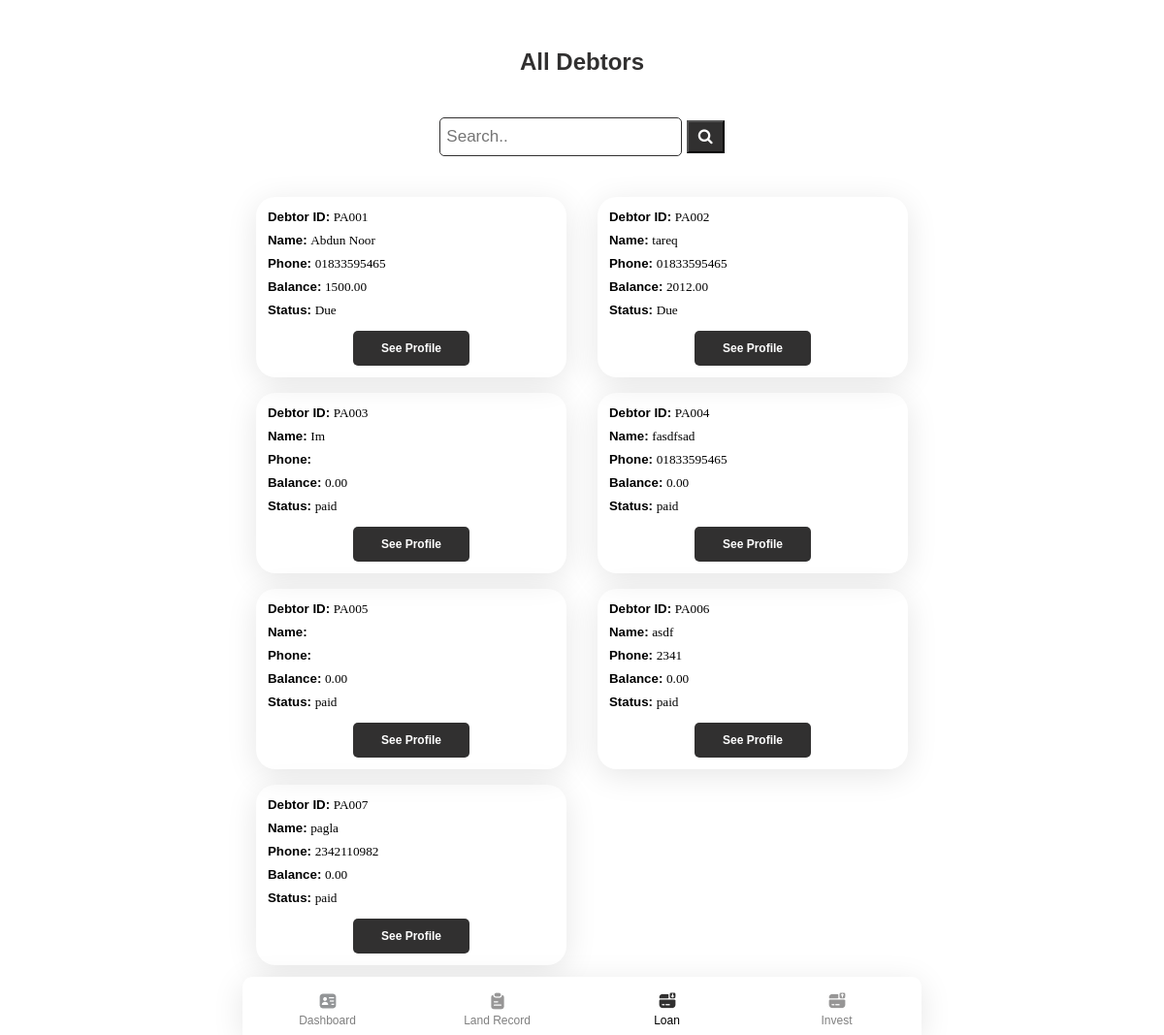
The page /debtor/ (signed in) on the database as committed earlier.
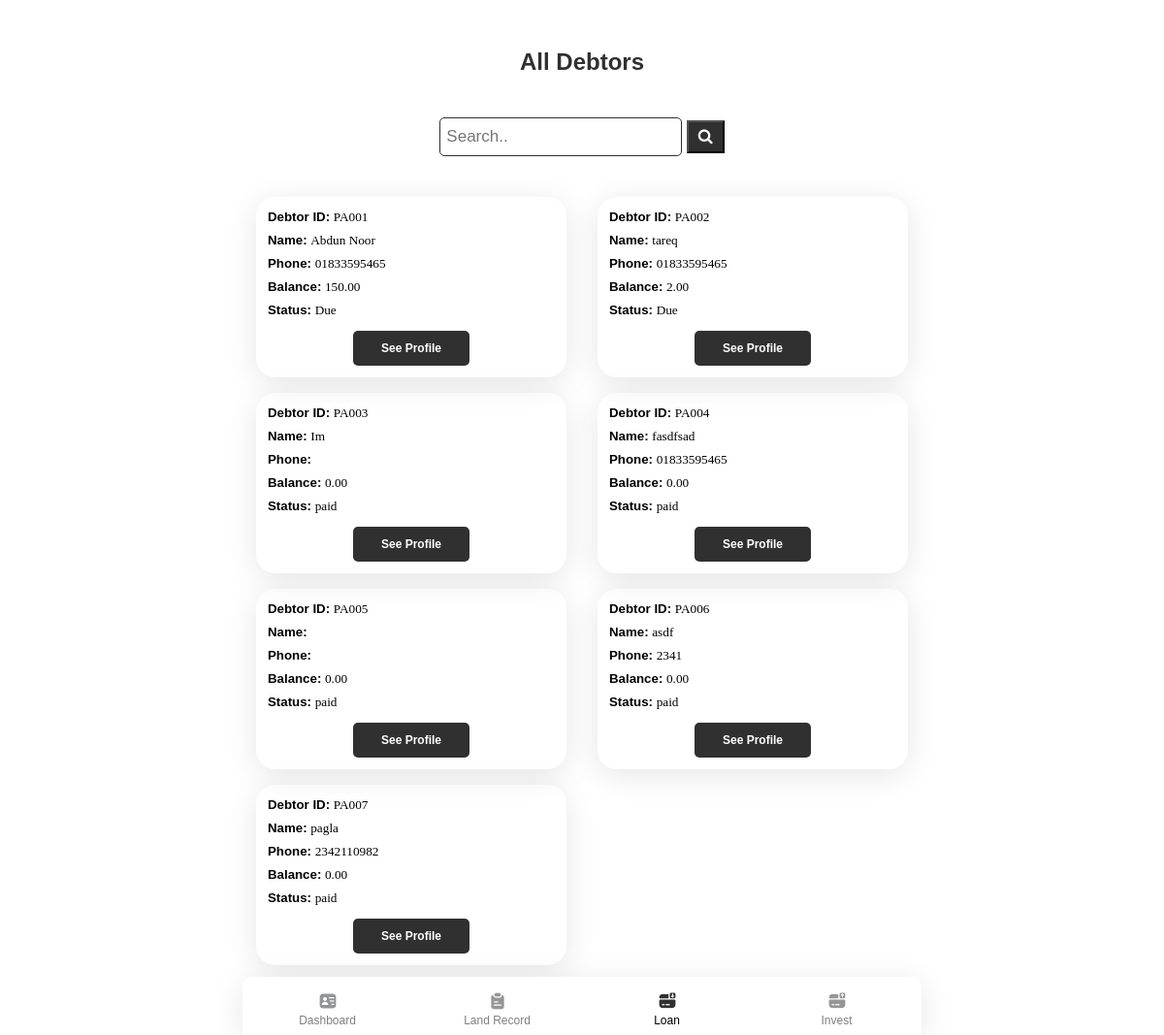
The same page on the database as committed later.
### app/models.py (models this page shows, shortened)
class Debtor(models.Model):
    debtorName = models.CharField(max_length=50)
    phone = models.CharField(max_length=15, blank=True, null= True)
    address = models.TextField(blank=True, null= True)
    img = models.ImageField(default='avatar.png', upload_to='pics')
    lender = models.ForeignKey(User, on_delete=models.SET_NULL, blank=True, null=True)
    totalbalance = models.FloatField(default=0, null=True, blank=True)
    def __str__(self):
        return "PA00" +str(self.id)

### app/views.py (the view)
# urls.py: path('debtor/', views.debtor, name='debtor'),
@login_required(login_url='login')
def debtor(request):
    debtors = Debtor.objects.filter(lender_id=request.user.id)
    d = {}
    for debtor in debtors:
        accounts = Account.objects.filter(debtor=debtor)
        a, b, c = total_count_debtor(accounts)
        if c == 0:
            status = "paid"
        elif c > 0:
            status = "Due"
        else:
            status = "None"
        d[debtor] = c, status
    return render(request, "app/debtor.html",{
        "debtors": d,
    })

### app/views.py (called while the page is built)
def total_count_debtor(accounts):
    total_loan = 0
    total_depost = 0
    b = 0
    for account in accounts:
        total_loan = total_loan + account.loan
        total_depost = total_depost + account.deposit
    b = total_loan - total_depost
    return total_loan, total_depost, b

### app/templates/app/debtor.html (shortened to what this page needs)
{% extends "app/layout.html" %}
{% block body %}
<header style="text-align: center;">
    <h2>All Debtors</h2>
    <div class="search-container">
        <form action="{% url 'anysearch' 'debtors' %}" method="POST">
          <input type="text" placeholder="Search.." name="search">
          <button type="submit"><i class="fa fa-search"></i></button>
        </form>
    </div>
</header>
<div class="list-cards">
    {% for debtor, balance in debtors.items %}
    <div class="card list">
        <h5>Debtor ID: <span class="lightword">{{ debtor }}</span></h5>
        <h5>Name: <span class="lightword">{{ debtor.debtorName }}</span></h5>
        <h5>Phone: <span class="lightword">{{ debtor.phone }}</span></h5>
        <h5>Balance: <span class="lightword">{{ balance.0|floatformat:2 }}</span></h5>
        <h5>Status: <span class="lightword">{{ balance.1 }}</span></h5>
        <div class="buttondiv">
            <a href="{% url 'debtorprofile' debtor.id %}"><button class="samebuttons">See Profile</button></a>
        </div>
    </div>
    {% endfor %}
</div>
{% endblock %}

Rows that differ between the two databases and show on the page:
changed Debtor "PA001": balance "1500.00" → "150.00"
changed Debtor "PA002": id "2012.00" → "2.00"
